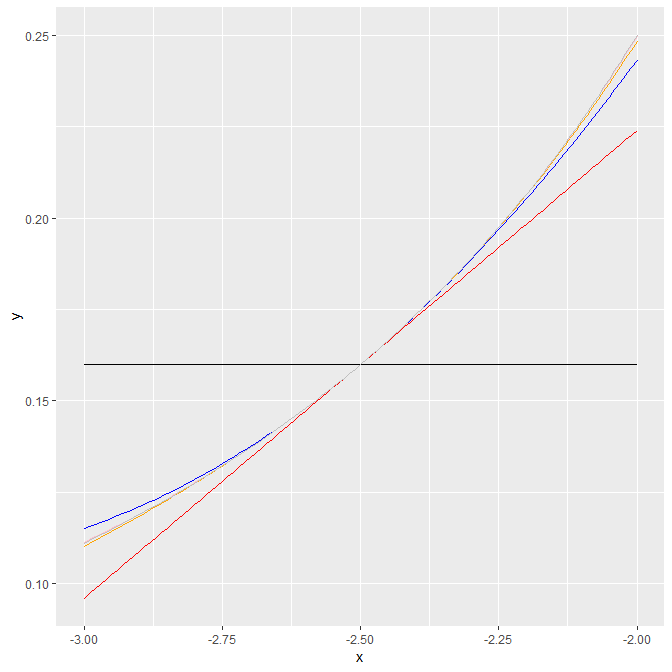

This figure's R source:
library(ggplot2)

p_0 <- function(f, x_0){
  function(x){ f(x_0) }
}

p_1 <- function(f, x_0){
  function(x) { f(x_0) + 0.128 *(x - x_0)}
}

p_2 <- function(f, x_0){
  function(x) { f(x_0) + 0.128 *(x - x_0) +  0.1536 * (x - x_0)^2 / 2}
}

p_3 <- function(f, x_0){
  function(x) { f(x_0) + 0.128 *(x - x_0) +  0.1536 * (x - x_0)^2 / 2 + 0.24576 * (x - x_0)^3 / 6 }
}

p_4 <- function(f, x_0){
  function(x) { f(x_0) + 0.128 *(x - x_0) +  0.1536 * (x - x_0)^2 / 2 + 0.24576 * (x - x_0)^3 / 6 + 0.49152 * (x - x_0)^4 / 24
 }
}

f <- function(x){
  1/x^2
}
x_0 = -2.5
P_0 <- p_0(f, x_0)
P_1 <- p_1(f, x_0)
P_2 <- p_2(f, x_0)
P_3 <- p_3(f, x_0)
P_4 <- p_4(f, x_0)


X <- seq(-3, -2, 0.01)
ggplot(data.frame(x = X, y = P_0(X)), aes(x = x, y = y)) + 
  geom_line() + 
  geom_line(data = data.frame(x = X, y = P_1(X)), color = 'red') + 
  geom_line(data = data.frame(x = X, y = P_2(X)), color = 'blue') +
  geom_line(data = data.frame(x = X, y = P_3(X)), color = 'orange') +
  geom_line(data = data.frame(x = X, y = P_4(X)), color = 'pink') + 
geom_line(data = data.frame(x = X, y = f(X)), color = 'gray')
